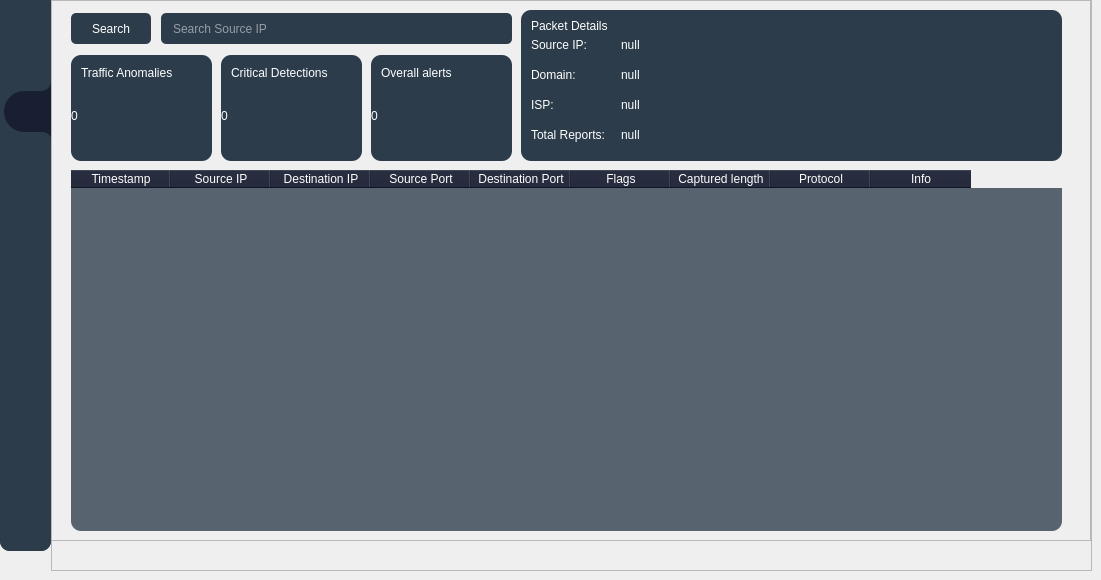
  <widget class="QWidget" name="centralwidget">
   <widget class="QWidget" name="widget" native="true">
    <property name="geometry">
     <rect>
      <x>0</x>
      <y>-20</y>
      <width>51</width>
      <height>571</height>
     </rect>
    </property>
    <property name="styleSheet">
     <string notr="true">QWidget {
    background-color: rgb(44, 60, 75);
 	border-radius: 10px;
}</string>
    </property>
    <widget class="QPushButton" name="chatButton">
     <property name="geometry">
      <rect>
       <x>2</x>
       <y>356</y>
       <width>51</width>
       <height>24</height>
      </rect>
     </property>
     <property name="styleSheet">
      <string notr="true">background-color: rgba(255, 255, 255, 0);
border: 0px;</string>
     </property>
     <property name="text">
      <string/>
     </property>
     <property name="icon">
      <iconset>
       <normaloff>:/wardenfort/C:/Users/Admin/Downloads/chat (2).png</normaloff>:/wardenfort/C:/Users/Admin/Downloads/chat (2).png</iconset>
     </property>
     <property name="iconSize">
      <size>
       <width>20</width>
       <height>20</height>
      </size>
     </property>
    </widget>
    <widget class="QPushButton" name="alertButton">
     <property name="geometry">
      <rect>
       <x>11</x>
       <y>177</y>
       <width>30</width>
       <height>24</height>
      </rect>
     </property>
     <property name="styleSheet">
      <string notr="true">background-color: rgba(255, 255, 255, 0);
border: 0px;</string>
     </property>
     <property name="text">
      <string/>
     </property>
     <property name="icon">
      <iconset>
       <normaloff>:/wardenfort/C:/Users/Admin/Downloads/bell.png</normaloff>:/wardenfort/C:/Users/Admin/Downloads/bell.png</iconset>
     </property>
     <property name="iconSize">
      <size>
       <width>20</width>
       <height>20</height>
      </size>
     </property>
    </widget>
    <widget class="QPushButton" name="calendarButton">
     <property name="geometry">
      <rect>
       <x>11</x>
       <y>298</y>
       <width>31</width>
       <height>21</height>
      </rect>
     </property>
     <property name="styleSheet">
      <string notr="true">background-color: rgba(255, 255, 255, 0);
border: 0px;</string>
     </property>
     <property name="text">
      <string/>
     </property>
     <property name="icon">
      <iconset>
       <normaloff>:/wardenfort/C:/Users/Admin/Downloads/calendar.png</normaloff>:/wardenfort/C:/Users/Admin/Downloads/calendar.png</iconset>
     </property>
     <property name="iconSize">
      <size>
       <width>20</width>
       <height>20</height>
      </size>
     </property>
    </widget>
    <widget class="QPushButton" name="dashButton">
     <property name="geometry">
      <rect>
       <x>10</x>
       <y>119</y>
       <width>30</width>
       <height>24</height>
      </rect>
     </property>
     <property name="styleSheet">
      <string notr="true">background-color: rgba(255, 255, 255, 0);
border: 0px;</string>
     </property>
     <property name="text">
      <string/>
     </property>
     <property name="icon">
      <iconset>
       <normaloff>:/wardenfort/C:/Users/Admin/Downloads/dashboard.png</normaloff>:/wardenfort/C:/Users/Admin/Downloads/dashboard.png</iconset>
     </property>
     <property name="iconSize">
      <size>
       <width>20</width>
       <height>20</height>
      </size>
     </property>
    </widget>
    <widget class="QPushButton" name="settingsButton">
     <property name="geometry">
      <rect>
       <x>11</x>
       <y>416</y>
       <width>31</width>
       <height>21</height>
      </rect>
     </property>
     <property name="styleSheet">
      <string notr="true">background-color: rgba(255, 255, 255, 0);
border: 0px;</string>
     </property>
     <property name="text">
      <string/>
     </property>
     <property name="icon">
      <iconset>
       <normaloff>:/wardenfort/C:/Users/Admin/Downloads/settings.png</normaloff>:/wardenfort/C:/Users/Admin/Downloads/settings.png</iconset>
     </property>
     <property name="iconSize">
      <size>
       <width>20</width>
       <height>20</height>
      </size>
     </property>
    </widget>
    <widget class="QPushButton" name="reportButton">
     <property name="geometry">
      <rect>
       <x>13</x>
       <y>236</y>
       <width>31</width>
       <height>24</height>
      </rect>
     </property>
     <property name="styleSheet">
      <string notr="true">background-color: rgba(255, 255, 255, 0);
border: 0px;</string>
     </property>
     <property name="text">
      <string/>
     </property>
     <property name="icon">
      <iconset>
       <normaloff>:/wardenfort/C:/Users/Admin/Downloads/file.png</normaloff>:/wardenfort/C:/Users/Admin/Downloads/file.png</iconset>
     </property>
     <property name="iconSize">
      <size>
       <width>20</width>
       <height>20</height>
      </size>
     </property>
    </widget>
    <widget class="QPushButton" name="logoButton">
     <property name="geometry">
      <rect>
       <x>0</x>
       <y>30</y>
       <width>50</width>
       <height>24</height>
      </rect>
     </property>
     <property name="styleSheet">
      <string notr="true">background-color: rgba(255, 255, 255, 0);
border: 0px;</string>
     </property>
     <property name="text">
      <string/>
     </property>
     <property name="icon">
      <iconset>
       <normaloff>:/wardenfort/C:/Users/Admin/Downloads/wf (2).png</normaloff>:/wardenfort/C:/Users/Admin/Downloads/wf (2).png</iconset>
     </property>
     <property name="iconSize">
      <size>
       <width>30</width>
       <height>30</height>
      </size>
     </property>
    </widget>
    <widget class="QPushButton" name="profButton">
     <property name="geometry">
      <rect>
       <x>10</x>
       <y>510</y>
       <width>31</width>
       <height>41</height>
      </rect>
     </property>
     <property name="styleSheet">
      <string notr="true">background-color: rgba(255, 255, 255, 0);
border: 0px;</string>
     </property>
     <property name="text">
      <string/>
     </property>
     <property name="icon">
      <iconset>
       <normaloff>:/wardenfort/C:/Users/Admin/Downloads/user (2).png</normaloff>:/wardenfort/C:/Users/Admin/Downloads/user (2).png</iconset>
     </property>
     <property name="iconSize">
      <size>
       <width>40</width>
       <height>40</height>
      </size>
     </property>
    </widget>
    <widget class="QWidget" name="widget_2" native="true">
     <property name="geometry">
      <rect>
       <x>0</x>
       <y>0</y>
       <width>51</width>
       <height>571</height>
      </rect>
     </property>
     <property name="styleSheet">
      <string notr="true">QWidget {
    background-color: rgb(44, 60, 75);
 	border-radius: 10px;
}</string>
     </property>
     <widget class="QPushButton" name="chatButton_2">
      <property name="geometry">
       <rect>
        <x>2</x>
        <y>356</y>
        <width>51</width>
        <height>24</height>
       </rect>
      </property>
      <property name="styleSheet">
       <string notr="true">background-color: rgba(255, 255, 255, 0);
border: 0px;</string>
      </property>
      <property name="text">
       <string/>
      </property>
      <property name="icon">
       <iconset resource="wardenfort.qrc">
        <normaloff>:/wardenfort/chat (2).png</normaloff>:/wardenfort/chat (2).png</iconset>
      </property>
      <property name="iconSize">
       <size>
        <width>20</width>
        <height>20</height>
       </size>
      </property>
     </widget>
     <widget class="QPushButton" name="alertButton_2">
      <property name="geometry">
       <rect>
        <x>11</x>
        <y>177</y>
        <width>30</width>
        <height>24</height>
       </rect>
      </property>
      <property name="styleSheet">
       <string notr="true">background-color: rgba(255, 255, 255, 0);
border: 0px;</string>
      </property>
      <property name="text">
       <string/>
      </property>
      <property name="icon">
       <iconset resource="wardenfort.qrc">
        <normaloff>:/wardenfort/bell.png</normaloff>:/wardenfort/bell.png</iconset>
      </property>
      <property name="iconSize">
       <size>
        <width>20</width>
        <height>20</height>
       </size>
      </property>
     </widget>
     <widget class="QPushButton" name="calendarButton_2">
      <property name="geometry">
       <rect>
        <x>11</x>
        <y>298</y>
        <width>31</width>
        <height>21</height>
       </rect>
      </property>
      <property name="styleSheet">
       <string notr="true">background-color: rgba(255, 255, 255, 0);
border: 0px;</string>
      </property>
      <property name="text">
       <string/>
      </property>
      <property name="icon">
       <iconset resource="wardenfort.qrc">
        <normaloff>:/wardenfort/calendar.png</normaloff>:/wardenfort/calendar.png</iconset>
      </property>
      <property name="iconSize">
       <size>
        <width>20</width>
        <height>20</height>
       </size>
      </property>
     </widget>
     <widget class="QPushButton" name="dashButton_2">
      <property name="geometry">
       <rect>
        <x>10</x>
        <y>119</y>
        <width>30</width>
        <height>24</height>
       </rect>
      </property>
      <property name="styleSheet">
       <string notr="true">background-color: rgba(255, 255, 255, 0);
border: 0px;</string>
      </property>
      <property name="text">
       <string/>
      </property>
      <property name="icon">
       <iconset resource="wardenfort.qrc">
        <normaloff>:/wardenfort/dashboard.png</normaloff>:/wardenfort/dashboard.png</iconset>
      </property>
      <property name="iconSize">
       <size>
        <width>20</width>
        <height>20</height>
       </size>
      </property>
     </widget>
     <widget class="QPushButton" name="settingsButton_2">
      <property name="geometry">
       <rect>
        <x>11</x>
        <y>416</y>
        <width>31</width>
        <height>21</height>
       </rect>
      </property>
      <property name="styleSheet">
       <string notr="true">background-color: rgba(255, 255, 255, 0);
border: 0px;</string>
      </property>
      <property name="text">
       <string/>
      </property>
      <property name="icon">
       <iconset resource="wardenfort.qrc">
        <normaloff>:/wardenfort/settings.png</normaloff>:/wardenfort/settings.png</iconset>
      </property>
      <property name="iconSize">
       <size>
        <width>20</width>
        <height>20</height>
       </size>
      </property>
     </widget>
     <widget class="QPushButton" name="reportButton_2">
      <property name="geometry">
       <rect>
        <x>13</x>
        <y>236</y>
        <width>31</width>
        <height>24</height>
       </rect>
      </property>
      <property name="styleSheet">
       <string notr="true">background-color: rgba(255, 255, 255, 0);
border: 0px;</string>
      </property>
      <property name="text">
       <string/>
      </property>
      <property name="icon">
       <iconset resource="wardenfort.qrc">
        <normaloff>:/wardenfort/file.png</normaloff>:/wardenfort/file.png</iconset>
      </property>
      <property name="iconSize">
       <size>
        <width>20</width>
        <height>20</height>
       </size>
      </property>
     </widget>
     <widget class="QPushButton" name="logoButton_2">
      <property name="geometry">
       <rect>
        <x>0</x>
        <y>30</y>
        <width>50</width>
        <height>24</height>
       </rect>
      </property>
      <property name="styleSheet">
       <string notr="true">background-color: rgba(255, 255, 255, 0);
border: 0px;</string>
      </property>
      <property name="text">
       <string/>
      </property>
      <property name="icon">
       <iconset resource="wardenfort.qrc">
        <normaloff>:/wardenfort/wf (2).png</normaloff>:/wardenfort/wf (2).png</iconset>
      </property>
      <property name="iconSize">
       <size>
        <width>30</width>
        <height>30</height>
       </size>
      </property>
     </widget>
     <widget class="QPushButton" name="profButton_2">
      <property name="geometry">
       <rect>
        <x>10</x>
        <y>510</y>
        <width>31</width>
        <height>41</height>
       </rect>
      </property>
      <property name="styleSheet">
       <string notr="true">background-color: rgba(255, 255, 255, 0);
border: 0px;</string>
      </property>
      <property name="text">
       <string/>
      </property>
      <property name="icon">
       <iconset resource="wardenfort.qrc">
        <normaloff>:/wardenfort/user (2).png</normaloff>:/wardenfort/user (2).png</iconset>
      </property>
      <property name="iconSize">
       <size>
        <width>40</width>
        <height>40</height>
       </size>
      </property>
     </widget>
     <widget class="QFrame" name="roundedBG">
      <property name="geometry">
       <rect>
        <x>-9</x>
        <y>102</y>
        <width>120</width>
        <height>63</height>
       </rect>
      </property>
      <property name="frameShape">
       <enum>QFrame::StyledPanel</enum>
      </property>
      <property name="frameShadow">
       <enum>QFrame::Raised</enum>
      </property>
      <widget class="QFrame" name="frame_5">
       <property name="geometry">
        <rect>
         <x>13</x>
         <y>9</y>
         <width>120</width>
         <height>41</height>
        </rect>
       </property>
       <property name="styleSheet">
        <string notr="true">background-color: rgb(25, 31, 50);
border-top-left-radius: 20px;
border-bottom-left-radius: 20px;</string>
       </property>
       <property name="frameShape">
        <enum>QFrame::StyledPanel</enum>
       </property>
       <property name="frameShadow">
        <enum>QFrame::Raised</enum>
       </property>
      </widget>
      <widget class="QFrame" name="frame_7">
       <property name="geometry">
        <rect>
         <x>39</x>
         <y>-12</y>
         <width>21</width>
         <height>21</height>
        </rect>
       </property>
       <property name="styleSheet">
        <string notr="true">background-color: rgb(25, 31, 50);
border-radius: 0px;</string>
       </property>
       <property name="frameShape">
        <enum>QFrame::StyledPanel</enum>
       </property>
       <property name="frameShadow">
        <enum>QFrame::Raised</enum>
       </property>
       <widget class="QFrame" name="frame_11">
        <property name="geometry">
         <rect>
          <x>0</x>
          <y>0</y>
          <width>21</width>
          <height>21</height>
         </rect>
        </property>
        <property name="styleSheet">
         <string notr="true">background-color: rgb(44, 60, 75);
border-bottom-right-radius: 10px;</string>
        </property>
        <property name="frameShape">
         <enum>QFrame::StyledPanel</enum>
        </property>
        <property name="frameShadow">
         <enum>QFrame::Raised</enum>
        </property>
       </widget>
      </widget>
      <widget class="QFrame" name="frame_9">
       <property name="geometry">
        <rect>
         <x>40</x>
         <y>50</y>
         <width>21</width>
         <height>21</height>
        </rect>
       </property>
       <property name="styleSheet">
        <string notr="true">background-color: rgb(25, 31, 50);
border-radius: 0px;</string>
       </property>
       <property name="frameShape">
        <enum>QFrame::StyledPanel</enum>
       </property>
       <property name="frameShadow">
        <enum>QFrame::Raised</enum>
       </property>
       <widget class="QFrame" name="frame_10">
        <property name="geometry">
         <rect>
          <x>0</x>
          <y>0</y>
          <width>21</width>
          <height>21</height>
         </rect>
        </property>
        <property name="styleSheet">
         <string notr="true">background-color: rgb(44, 60, 75);
border-top-right-radius: 10px;</string>
        </property>
        <property name="frameShape">
         <enum>QFrame::StyledPanel</enum>
        </property>
        <property name="frameShadow">
         <enum>QFrame::Raised</enum>
        </property>
       </widget>
      </widget>
     </widget>
     <zorder>roundedBG</zorder>
     <zorder>settingsButton_2</zorder>
     <zorder>chatButton_2</zorder>
     <zorder>alertButton_2</zorder>
     <zorder>calendarButton_2</zorder>
     <zorder>dashButton_2</zorder>
     <zorder>reportButton_2</zorder>
     <zorder>logoButton_2</zorder>
     <zorder>profButton_2</zorder>
    </widget>
    <zorder>alertButton</zorder>
    <zorder>dashButton</zorder>
    <zorder>calendarButton</zorder>
    <zorder>chatButton</zorder>
    <zorder>reportButton</zorder>
    <zorder>settingsButton</zorder>
    <zorder>logoButton</zorder>
    <zorder>profButton</zorder>
    <zorder>widget_2</zorder>
   </widget>
   <widget class="QFrame" name="frame">
    <property name="enabled">
     <bool>true</bool>
    </property>
    <property name="geometry">
     <rect>
      <x>51</x>
      <y>0</y>
      <width>1041</width>
      <height>571</height>
     </rect>
    </property>
    <property name="frameShape">
     <enum>QFrame::StyledPanel</enum>
    </property>
    <property name="frameShadow">
     <enum>QFrame::Raised</enum>
    </property>
    <widget class="QLineEdit" name="searchIP">
     <property name="geometry">
      <rect>
       <x>110</x>
       <y>13</y>
       <width>351</width>
       <height>31</height>
      </rect>
     </property>
     <property name="styleSheet">
      <string notr="true">QLineEdit {
                        border: none;
                        color: white;
                        border-radius: 5px;
                        background-color: rgb(44, 60, 75);
						padding-left: 10px;
                        }</string>
     </property>
     <property name="placeholderText">
      <string>Search Source IP</string>
     </property>
    </widget>
    <widget class="QFrame" name="frame_8">
     <property name="geometry">
      <rect>
       <x>20</x>
       <y>55</y>
       <width>141</width>
       <height>106</height>
      </rect>
     </property>
     <property name="minimumSize">
      <size>
       <width>141</width>
       <height>106</height>
      </size>
     </property>
     <property name="maximumSize">
      <size>
       <width>9999</width>
       <height>106</height>
      </size>
     </property>
     <property name="styleSheet">
      <string notr="true">background-color: rgb(44, 60, 75);
border-radius: 10px;</string>
     </property>
     <property name="frameShape">
      <enum>QFrame::StyledPanel</enum>
     </property>
     <property name="frameShadow">
      <enum>QFrame::Raised</enum>
     </property>
     <widget class="QLabel" name="label_9">
      <property name="geometry">
       <rect>
        <x>10</x>
        <y>10</y>
        <width>151</width>
        <height>16</height>
       </rect>
      </property>
      <property name="styleSheet">
       <string notr="true">font: 700 10pt &quot;Segoe UI&quot;;
background-color: rgba(255, 255, 255, 0);
color: rgb(255, 255, 255);</string>
      </property>
      <property name="text">
       <string>Traffic Anomalies</string>
      </property>
     </widget>
     <widget class="QLabel" name="trafficAnomalies">
      <property name="geometry">
       <rect>
        <x>0</x>
        <y>40</y>
        <width>141</width>
        <height>41</height>
       </rect>
      </property>
      <property name="styleSheet">
       <string notr="true">QLabel {
    qproperty-alignment: AlignCenter;
	font: 700 20pt &quot;Segoe UI&quot;;
	color: rgb(255, 255, 255);
	background-color: rgba(255, 255, 255, 0);
}</string>
      </property>
      <property name="text">
       <string>0</string>
      </property>
     </widget>
    </widget>
    <widget class="QFrame" name="frame_4">
     <property name="geometry">
      <rect>
       <x>320</x>
       <y>55</y>
       <width>141</width>
       <height>106</height>
      </rect>
     </property>
     <property name="minimumSize">
      <size>
       <width>141</width>
       <height>106</height>
      </size>
     </property>
     <property name="maximumSize">
      <size>
       <width>180</width>
       <height>106</height>
      </size>
     </property>
     <property name="styleSheet">
      <string notr="true">background-color: rgb(44, 60, 75);
border-radius: 10px;</string>
     </property>
     <property name="frameShape">
      <enum>QFrame::StyledPanel</enum>
     </property>
     <property name="frameShadow">
      <enum>QFrame::Raised</enum>
     </property>
     <widget class="QLabel" name="overallAlert">
      <property name="geometry">
       <rect>
        <x>0</x>
        <y>40</y>
        <width>141</width>
        <height>41</height>
       </rect>
      </property>
      <property name="styleSheet">
       <string notr="true">QLabel {
    qproperty-alignment: AlignCenter;
	font: 700 20pt &quot;Segoe UI&quot;;
	color: rgb(255, 255, 255);
	background-color: rgba(255, 255, 255, 0);
}</string>
      </property>
      <property name="text">
       <string>0</string>
      </property>
     </widget>
     <widget class="QLabel" name="label_4">
      <property name="geometry">
       <rect>
        <x>10</x>
        <y>10</y>
        <width>151</width>
        <height>16</height>
       </rect>
      </property>
      <property name="styleSheet">
       <string notr="true">font: 700 10pt &quot;Segoe UI&quot;;
background-color: rgba(255, 255, 255, 0);
color: rgb(255, 255, 255);</string>
      </property>
      <property name="text">
       <string>Overall alerts</string>
      </property>
     </widget>
    </widget>
    <widget class="QPushButton" name="searchBTN">
     <property name="geometry">
      <rect>
       <x>20</x>
       <y>13</y>
       <width>80</width>
       <height>31</height>
      </rect>
     </property>
     <property name="styleSheet">
      <string notr="true">QPushButton#searchBTN {
    border: none;
    color: white;
    border-radius: 5px;
    background-color: rgb(44, 60, 75);
}

QPushButton#searchBTN:pressed {
    background-color: rgb(34, 50, 65); /* Change the color to a darker shade when pressed */
}</string>
     </property>
     <property name="text">
      <string>Search</string>
     </property>
    </widget>
    <widget class="QFrame" name="frame_3">
     <property name="geometry">
      <rect>
       <x>170</x>
       <y>55</y>
       <width>141</width>
       <height>106</height>
      </rect>
     </property>
     <property name="minimumSize">
      <size>
       <width>141</width>
       <height>106</height>
      </size>
     </property>
     <property name="maximumSize">
      <size>
       <width>180</width>
       <height>106</height>
      </size>
     </property>
     <property name="styleSheet">
      <string notr="true">background-color: rgb(44, 60, 75);
border-radius: 10px;</string>
     </property>
     <property name="frameShape">
      <enum>QFrame::StyledPanel</enum>
     </property>
     <property name="frameShadow">
      <enum>QFrame::Raised</enum>
     </property>
     <widget class="QLabel" name="criticalDetections">
      <property name="geometry">
       <rect>
        <x>0</x>
        <y>40</y>
        <width>141</width>
        <height>41</height>
       </rect>
      </property>
      <property name="styleSheet">
       <string notr="true">QLabel {
    qproperty-alignment: AlignCenter;
	font: 700 20pt &quot;Segoe UI&quot;;
	color: rgb(255, 255, 255);
	background-color: rgba(255, 255, 255, 0);
}</string>
      </property>
      <property name="text">
       <string>0</string>
      </property>
     </widget>
     <widget class="QLabel" name="label_2">
      <property name="geometry">
       <rect>
        <x>10</x>
        <y>10</y>
        <width>151</width>
        <height>16</height>
       </rect>
      </property>
      <property name="styleSheet">
       <string notr="true">font: 700 10pt &quot;Segoe UI&quot;;
background-color: rgba(255, 255, 255, 0);
color: rgb(255, 255, 255);</string>
      </property>
      <property name="text">
       <string>Critical Detections</string>
      </property>
     </widget>
    </widget>
    <widget class="QFrame" name="frame_6">
     <property name="geometry">
      <rect>
       <x>470</x>
       <y>10</y>
       <width>541</width>
       <height>151</height>
      </rect>
     </property>
     <property name="minimumSize">
      <size>
       <width>0</width>
       <height>0</height>
      </size>
     </property>
     <property name="maximumSize">
      <size>
       <width>99999</width>
       <height>99999</height>
      </size>
     </property>
     <property name="styleSheet">
      <string notr="true">background-color: rgb(44, 60, 75);
border-radius: 10px;</string>
     </property>
     <property name="frameShape">
      <enum>QFrame::StyledPanel</enum>
     </property>
     <property name="frameShadow">
      <enum>QFrame::Raised</enum>
     </property>
     <widget class="QLabel" name="label_6">
      <property name="geometry">
       <rect>
        <x>10</x>
        <y>8</y>
        <width>151</width>
        <height>16</height>
       </rect>
      </property>
      <property name="styleSheet">
       <string notr="true">font: 700 10pt &quot;Segoe UI&quot;;
background-color: rgba(255, 255, 255, 0);
color: rgb(255, 255, 255);</string>
      </property>
      <property name="text">
       <string>Packet Details</string>
      </property>
     </widget>
     <widget class="QLabel" name="label_7">
      <property name="geometry">
       <rect>
        <x>10</x>
        <y>27</y>
        <width>61</width>
        <height>16</height>
       </rect>
      </property>
      <property name="styleSheet">
       <string notr="true">font: 8pt &quot;Segoe UI&quot;;
background-color: rgba(255, 255, 255, 0);
color: rgb(255, 255, 255);</string>
      </property>
      <property name="text">
       <string>Source IP:</string>
      </property>
     </widget>
     <widget class="QLabel" name="label_8">
      <property name="geometry">
       <rect>
        <x>100</x>
        <y>27</y>
        <width>191</width>
        <height>16</height>
       </rect>
      </property>
      <property name="styleSheet">
       <string notr="true">font: 8pt &quot;Segoe UI&quot;;
background-color: rgba(255, 255, 255, 0);
color: rgb(255, 255, 255);</string>
      </property>
      <property name="text">
       <string>null</string>
      </property>
     </widget>
     <widget class="QLabel" name="label_10">
      <property name="geometry">
       <rect>
        <x>10</x>
        <y>57</y>
        <width>61</width>
        <height>16</height>
       </rect>
      </property>
      <property name="styleSheet">
       <string notr="true">font: 8pt &quot;Segoe UI&quot;;
background-color: rgba(255, 255, 255, 0);
color: rgb(255, 255, 255);</string>
      </property>
      <property name="text">
       <string>Domain:</string>
      </property>
     </widget>
     <widget class="QLabel" name="label_11">
      <property name="geometry">
       <rect>
        <x>10</x>
        <y>87</y>
        <width>61</width>
        <height>16</height>
       </rect>
      </property>
      <property name="styleSheet">
       <string notr="true">font: 8pt &quot;Segoe UI&quot;;
background-color: rgba(255, 255, 255, 0);
color: rgb(255, 255, 255);</string>
      </property>
      <property name="text">
       <string>ISP: </string>
      </property>
     </widget>
     <widget class="QLabel" name="label_12">
      <property name="geometry">
       <rect>
        <x>10</x>
        <y>117</y>
        <width>81</width>
        <height>16</height>
       </rect>
      </property>
      <property name="styleSheet">
       <string notr="true">font: 8pt &quot;Segoe UI&quot;;
background-color: rgba(255, 255, 255, 0);
color: rgb(255, 255, 255);</string>
      </property>
      <property name="text">
       <string>Total Reports:</string>
      </property>
     </widget>
     <widget class="QLabel" name="label_13">
      <property name="geometry">
       <rect>
        <x>100</x>
        <y>57</y>
        <width>191</width>
        <height>16</height>
       </rect>
      </property>
      <property name="styleSheet">
       <string notr="true">font: 8pt &quot;Segoe UI&quot;;
background-color: rgba(255, 255, 255, 0);
color: rgb(255, 255, 255);</string>
      </property>
      <property name="text">
       <string>null</string>
      </property>
     </widget>
     <widget class="QLabel" name="label_14">
      <property name="geometry">
       <rect>
        <x>100</x>
        <y>87</y>
        <width>191</width>
        <height>16</height>
       </rect>
      </property>
      <property name="styleSheet">
       <string notr="true">font: 8pt &quot;Segoe UI&quot;;
background-color: rgba(255, 255, 255, 0);
color: rgb(255, 255, 255);</string>
      </property>
      <property name="text">
       <string>null</string>
      </property>
     </widget>
     <widget class="QLabel" name="label_15">
      <property name="geometry">
       <rect>
        <x>100</x>
        <y>117</y>
        <width>191</width>
        <height>16</height>
       </rect>
      </property>
      <property name="styleSheet">
       <string notr="true">font: 8pt &quot;Segoe UI&quot;;
background-color: rgba(255, 255, 255, 0);
color: rgb(255, 255, 255);</string>
      </property>
      <property name="text">
       <string>null</string>
      </property>
     </widget>
    </widget>
    <widget class="QLabel" name="label">
     <property name="geometry">
      <rect>
       <x>720</x>
       <y>280</y>
       <width>491</width>
       <height>351</height>
      </rect>
     </property>
     <property name="styleSheet">
      <string notr="true">background-color: rgba(255, 255, 255, 0);</string>
     </property>
     <property name="text">
      <string/>
     </property>
     <property name="pixmap">
      <pixmap resource="wardenfort.qrc">:/wardenfort/cyber (1).png</pixmap>
     </property>
    </widget>
    <widget class="QTableWidget" name="tableWidget">
     <property name="geometry">
      <rect>
       <x>20</x>
       <y>170</y>
       <width>991</width>
       <height>361</height>
      </rect>
     </property>
     <property name="focusPolicy">
      <enum>Qt::NoFocus</enum>
     </property>
     <property name="styleSheet">
      <string notr="true">QHeaderView::section
 {background-color: #191F32;
color: white;
}
QTableCornerButton::section {background-color: #191F32;}
QTableWidget{
background-color: rgba(44, 60, 75, 200);
color: white;
border-radius: 10px;
}</string>
     </property>
     <column>
      <property name="text">
       <string>Timestamp</string>
      </property>
     </column>
     <column>
      <property name="text">
       <string>Source IP</string>
      </property>
     </column>
     <column>
      <property name="text">
       <string>Destination IP</string>
      </property>
     </column>
     <column>
      <property name="text">
       <string>Source Port</string>
      </property>
     </column>
     <column>
      <property name="text">
       <string>Destination Port</string>
      </property>
     </column>
     <column>
      <property name="text">
       <string>Flags</string>
      </property>
     </column>
     <column>
      <property name="text">
       <string>Captured length</string>
      </property>
     </column>
     <column>
      <property name="text">
       <string>Protocol</string>
      </property>
     </column>
     <column>
      <property name="text">
       <string>Info</string>
      </property>
     </column>
    </widget>
   </widget>
   <widget class="QFrame" name="frame_2">
    <property name="geometry">
     <rect>
      <x>50</x>
      <y>0</y>
      <width>1041</width>
      <height>541</height>
     </rect>
    </property>
    <property name="frameShape">
     <enum>QFrame::StyledPanel</enum>
    </property>
    <property name="frameShadow">
     <enum>QFrame::Raised</enum>
    </property>
   </widget>
   <zorder>frame_2</zorder>
   <zorder>widget</zorder>
   <zorder>frame</zorder>
  </widget>
